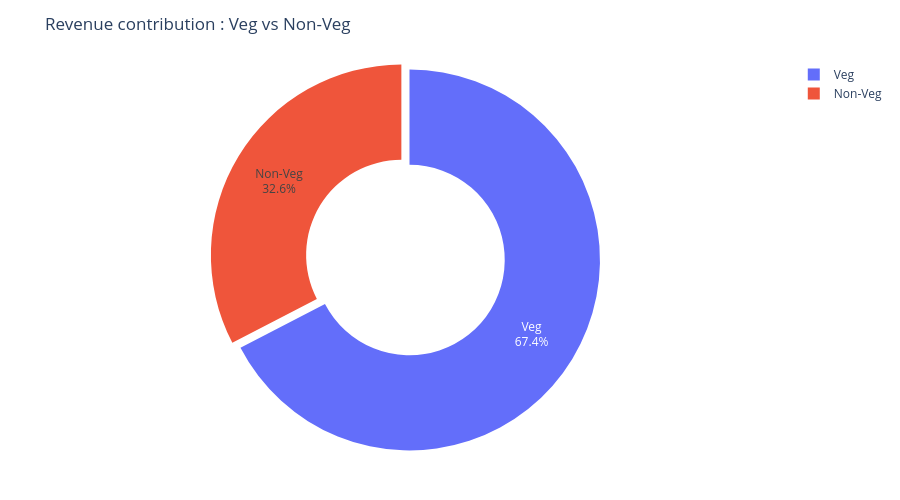

Here is the notebook cell this chart was saved with:
### Code cell
fig = px.pie(
    food_revenue,
    values="Price (INR)",
    names="Food Category",
    hole=0.5,
    title="Revenue contribution : Veg vs Non-Veg",
)
fig.update_traces(
    textinfo="percent+label",
    pull=[0.05,0]
)
fig.update_layout(
    height=500,
    margin=dict(t=60, b=40, l=40, r=40)
)

fig.show()

### Figure 1 — Plotly figure (JSON) as saved in the notebook; plotly's stock layout.template omitted (floating-point values rounded to 4 significant figures)
{"data": [{"domain": {"x": [0, 1], "y": [0, 1]}, "hole": 0.5, "hovertemplate": "Food Category=%{label}<br>Price (INR)=%{value}<extra></extra>", "labels": ["Non-Veg", "Veg"], "legendgroup": "", "name": "", "pull": [0.05, 0], "showlegend": true, "textinfo": "percent+label", "type": "pie", "values": [17300000.0, 35720000.0]}], "layout": {"height": 500, "legend": {"tracegroupgap": 0}, "margin": {"b": 40, "l": 40, "r": 40, "t": 60}, "title": {"text": "Revenue contribution : Veg vs Non-Veg"}}}
